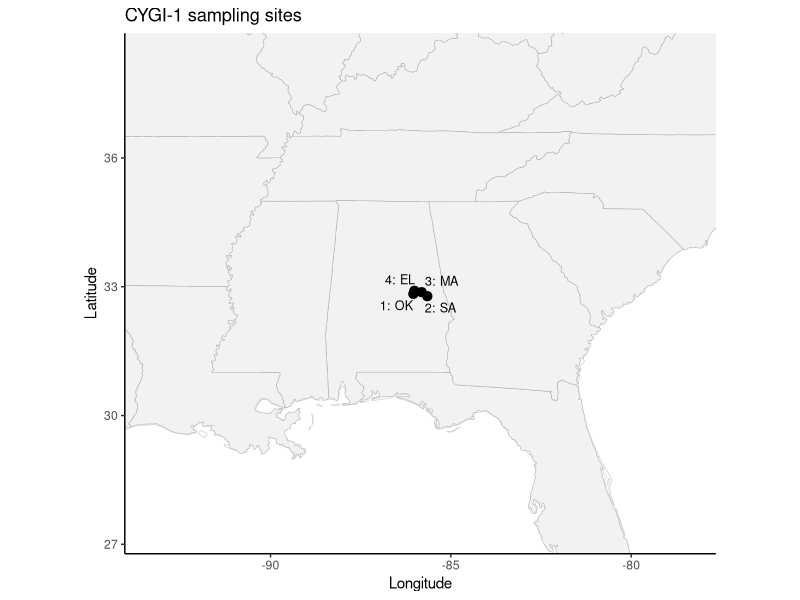
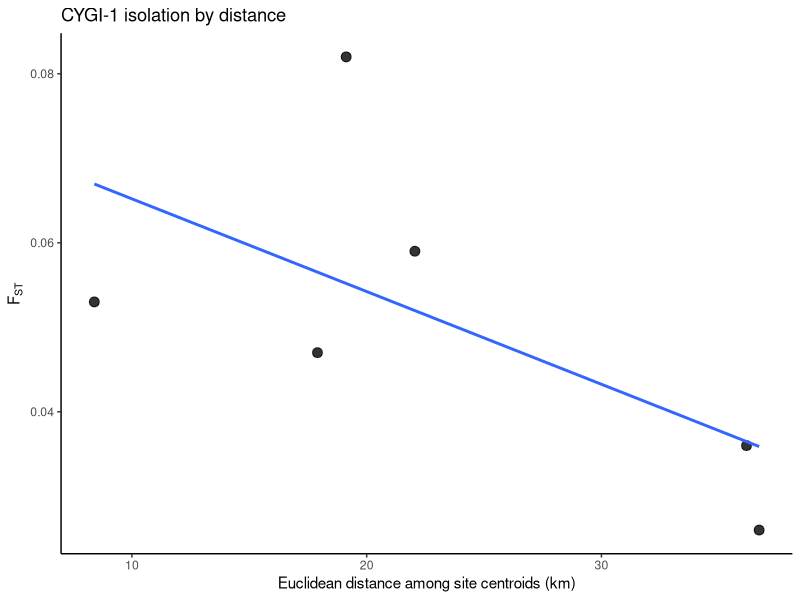

Source code (R) for these figures, in order: (Note: this script raises an error after producing the figures.)
# -----------------------------
# CYGI-1 Tallapoosa shiner
# Cyprinella gibbsi
# reservoir tributaries only from Fluker et al. 2014
# pairwise microsatellite FST from Table S1
# -----------------------------

library(ggplot2)
library(ggrepel)
library(dplyr)
library(maps)
library(geosphere)

# ------------------------------
# paths
# ------------------------------
save_dir <- "/Users/johnmccall/Library/CloudStorage/OneDrive-TheOhioStateUniversity/Spring_2026/Landgen_DGS/DGS-Patterns-of-Fish-Diversity/DGS-Patterns-of-Fish-Diversity/Objective 2/Data/CYGI-1"
data_dir <- file.path(save_dir, "data")

# -----------------------------
# 1) site coordinates
# most downstream sample locality per tributary
# -----------------------------
CYGI_1_coords <- data.frame(
  site = as.character(1:4),
  code = c("OK", "SA", "MA", "EL"),
  site_name = c(
    "Oakachoy Creek at AL Hwy 259",
    "Sandy Creek at Co. Rd. 89",
    "Manoy Creek at US Hwy 280",
    "Elkahatchee Creek at AL Hwy 22"
  ),
  lat = c(
    32.83389,
    32.78028,
    32.87333,
    32.90500
  ),
  lon = c(
    -86.04028,
    -85.65306,
    -85.80917,
    -86.01028
  ),
  stringsAsFactors = FALSE
)

# -----------------------------
# 2) FST matrix
# Table S1, Cyprinella gibbsi values are ABOVE diagonal
# order: OK, SA, MA, EL
# -----------------------------
CYGI_1_fst <- matrix(
  c(
    0.000, 0.026, 0.059, 0.053,
    0.026, 0.000, 0.047, 0.036,
    0.059, 0.047, 0.000, 0.082,
    0.053, 0.036, 0.082, 0.000
  ),
  nrow = 4,
  byrow = TRUE
)

rownames(CYGI_1_fst) <- CYGI_1_coords$site
colnames(CYGI_1_fst) <- CYGI_1_coords$site

CYGI_1_fst[CYGI_1_fst < 0] <- 0
diag(CYGI_1_fst) <- 0

# -----------------------------
# 3) inspect
# -----------------------------
print(CYGI_1_coords)
print(round(CYGI_1_fst, 3))

cat("\nSite key:\n")
cat("1 = OK = Oakachoy Creek\n")
cat("2 = SA = Sandy Creek\n")
cat("3 = MA = Manoy Creek\n")
cat("4 = EL = Elkahatchee Creek\n")

# -----------------------------
# 4) map with US + Canada
# -----------------------------
world_map <- map_data("world") |>
  dplyr::filter(region %in% c("USA", "Canada"))

states_map <- map_data("state")

x_pad <- 8
y_pad <- 6

xlim_use <- range(CYGI_1_coords$lon) + c(-x_pad, x_pad)
ylim_use <- range(CYGI_1_coords$lat) + c(-y_pad, y_pad)

p_map <- ggplot() +
  geom_polygon(
    data = world_map,
    aes(x = long, y = lat, group = group),
    fill = "gray98",
    color = "gray80",
    linewidth = 0.2
  ) +
  geom_polygon(
    data = states_map,
    aes(x = long, y = lat, group = group),
    fill = "gray95",
    color = "gray70",
    linewidth = 0.2
  ) +
  geom_point(
    data = CYGI_1_coords,
    aes(x = lon, y = lat),
    size = 2.8
  ) +
  geom_text_repel(
    data = CYGI_1_coords,
    aes(x = lon, y = lat, label = paste0(site, ": ", code)),
    size = 3.2,
    max.overlaps = 100
  ) +
  coord_quickmap(
    xlim = xlim_use,
    ylim = ylim_use,
    expand = FALSE
  ) +
  theme_classic() +
  labs(
    title = "CYGI-1 sampling sites",
    x = "Longitude",
    y = "Latitude"
  )

print(p_map)

# -----------------------------
# 5) IBD plot
# -----------------------------
geo_dist_km <- geosphere::distm(
  as.matrix(CYGI_1_coords[, c("lon", "lat")]),
  fun = geosphere::distHaversine
) / 1000

rownames(geo_dist_km) <- CYGI_1_coords$site
colnames(geo_dist_km) <- CYGI_1_coords$site

ibd_df <- data.frame(
  site1   = rownames(CYGI_1_fst)[row(CYGI_1_fst)[upper.tri(CYGI_1_fst)]],
  site2   = colnames(CYGI_1_fst)[col(CYGI_1_fst)[upper.tri(CYGI_1_fst)]],
  fst     = CYGI_1_fst[upper.tri(CYGI_1_fst)],
  dist_km = geo_dist_km[upper.tri(geo_dist_km)]
)

p_ibd <- ggplot(ibd_df, aes(x = dist_km, y = fst)) +
  geom_point(size = 3, alpha = 0.8) +
  geom_smooth(method = "lm", se = FALSE) +
  theme_classic() +
  labs(
    title = "CYGI-1 isolation by distance",
    x = "Euclidean distance among site centroids (km)",
    y = expression(F[ST])
  )

print(p_ibd)

# -----------------------------
# 6) save
# -----------------------------
save(
  CYGI_1_fst,
  CYGI_1_coords,
  file = file.path(data_dir, "CYGI-1.RData")
)
